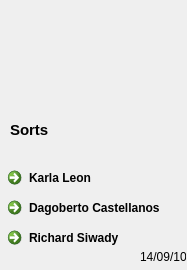
<?xml version="1.0" encoding="UTF-8"?>
<ui version="4.0">
 <class>about</class>
 <widget class="QDialog" name="about">
  <property name="geometry">
   <rect>
    <x>0</x>
    <y>0</y>
    <width>187</width>
    <height>270</height>
   </rect>
  </property>
  <property name="windowTitle">
   <string>Acerca de Sorts</string>
  </property>
  <property name="windowIcon">
   <iconset resource="recursos.qrc">
    <normaloff>:/images/window.png</normaloff>:/images/window.png</iconset>
  </property>
  <widget class="QLabel" name="label">
   <property name="geometry">
    <rect>
     <x>10</x>
     <y>0</y>
     <width>201</width>
     <height>121</height>
    </rect>
   </property>
   <property name="text">
    <string/>
   </property>
   <property name="pixmap">
    <pixmap resource="recursos.qrc">:/images/DragonBallGT_logo.png</pixmap>
   </property>
  </widget>
  <widget class="QLabel" name="label_5">
   <property name="geometry">
    <rect>
     <x>10</x>
     <y>120</y>
     <width>161</width>
     <height>21</height>
    </rect>
   </property>
   <property name="text">
    <string>&lt;!DOCTYPE HTML PUBLIC &quot;-//W3C//DTD HTML 4.0//EN&quot; &quot;http://www.w3.org/TR/REC-html40/strict.dtd&quot;&gt;
&lt;html&gt;&lt;head&gt;&lt;meta name=&quot;qrichtext&quot; content=&quot;1&quot; /&gt;&lt;style type=&quot;text/css&quot;&gt;
p, li { white-space: pre-wrap; }
&lt;/style&gt;&lt;/head&gt;&lt;body style=&quot; font-family:'MS Shell Dlg 2'; font-size:8.25pt; font-weight:400; font-style:normal;&quot;&gt;
&lt;p style=&quot; margin-top:0px; margin-bottom:0px; margin-left:0px; margin-right:0px; -qt-block-indent:0; text-indent:0px;&quot;&gt;&lt;span style=&quot; font-size:11pt; font-weight:600;&quot;&gt;Sorts&lt;/span&gt;&lt;/p&gt;&lt;/body&gt;&lt;/html&gt;</string>
   </property>
  </widget>
  <widget class="QLabel" name="label_6">
   <property name="geometry">
    <rect>
     <x>140</x>
     <y>250</y>
     <width>46</width>
     <height>13</height>
    </rect>
   </property>
   <property name="text">
    <string>14/09/10</string>
   </property>
  </widget>
  <widget class="QCommandLinkButton" name="commandLinkButton">
   <property name="geometry">
    <rect>
     <x>0</x>
     <y>220</y>
     <width>172</width>
     <height>31</height>
    </rect>
   </property>
   <property name="text">
    <string>Richard Siwady</string>
   </property>
  </widget>
  <widget class="QCommandLinkButton" name="commandLinkButton_2">
   <property name="geometry">
    <rect>
     <x>0</x>
     <y>190</y>
     <width>172</width>
     <height>31</height>
    </rect>
   </property>
   <property name="text">
    <string>Dagoberto Castellanos</string>
   </property>
  </widget>
  <widget class="QCommandLinkButton" name="commandLinkButton_3">
   <property name="geometry">
    <rect>
     <x>0</x>
     <y>160</y>
     <width>172</width>
     <height>31</height>
    </rect>
   </property>
   <property name="text">
    <string>Karla Leon</string>
   </property>
  </widget>
 </widget>
 <resources>
  <include location="recursos.qrc"/>
 </resources>
 <connections/>
</ui>
